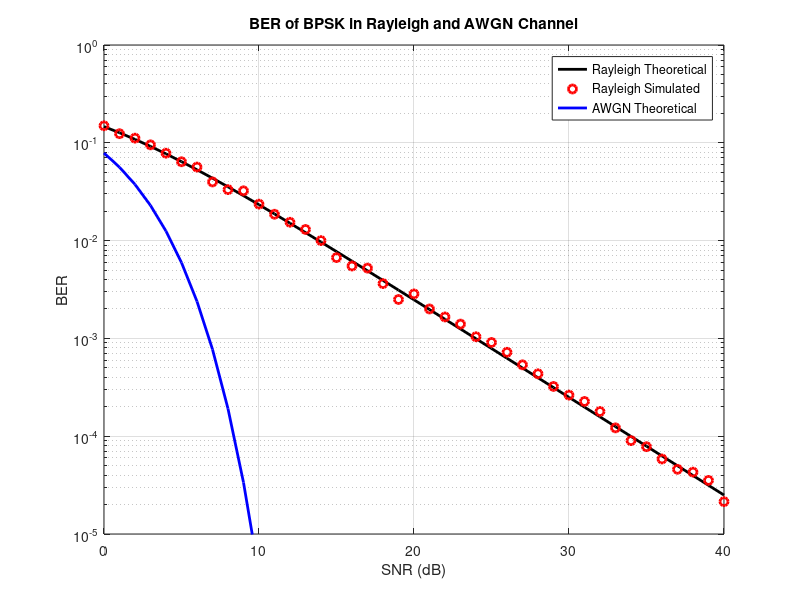

MATLAB code for this plot:
clc; clear; close all;

bit_count = 10000;              % số bit mô phỏng
SNR = 0:1:40;                   % dải SNR từ 0 → 40 dB
BER = zeros(1,length(SNR));     % mảng lưu BER mô phỏng

for aa = 1:length(SNR)
    T_Errors = 0;   % tổng số bit lỗi
    T_bits = 0;     % tổng số bit truyền
    
    while T_Errors < 100    % lặp cho tới khi đủ số lỗi
        % --- Tạo bit ngẫu nhiên ---
        uncoded_bits = round(rand(1, bit_count));
        
        % --- Điều chế BPSK ---
        tx = -2*(uncoded_bits - 0.5);  % 0→-1, 1→+1
        
        % --- Nhiễu AWGN ---
        N0 = 1/10^(SNR(aa)/10);
        
        % --- Kênh fading Rayleigh ---
        h = 1/sqrt(2) * (randn(1,length(tx)) + 1i*randn(1,length(tx)));
        noise = sqrt(N0/2) * (randn(1,length(tx)) + 1i*randn(1,length(tx)));
        
        % --- Tín hiệu nhận (qua kênh + nhiễu) ---
        rx = h .* tx + noise;
        
        % --- Cân bằng kênh ---
        rx = rx ./ h;
        
        % --- Giải điều chế ---
        rx2 = real(rx) < 0;   % quyết định bit (so sánh với 0)
        
        % --- Đếm lỗi ---
        diff = uncoded_bits - rx2;
        T_Errors = T_Errors + sum(abs(diff));
        T_bits   = T_bits + length(uncoded_bits);
    end
    
    % --- Tính BER ---
    BER(aa) = T_Errors / T_bits;
    disp(sprintf('SNR = %2d dB → BER = %.6f', SNR(aa), BER(aa)));
end

% --- BER lý thuyết ---
SNRLin = 10.^(SNR/10);

% Rayleigh lý thuyết
theoryBer = 0.5 .* (1 - sqrt(SNRLin ./ (SNRLin + 1)));

% AWGN lý thuyết
theoryBerAWGN = 0.5 .* erfc(sqrt(SNRLin));

% --- Vẽ ---
BER(BER==0) = 1e-6;
figure;
semilogy(SNR, theoryBer, 'k-', 'LineWidth', 2); hold on;
semilogy(SNR, BER, 'ro', 'LineWidth', 2);
semilogy(SNR, theoryBerAWGN, 'b-', 'LineWidth', 2);

xlabel('SNR (dB)');
ylabel('BER');
title('BER of BPSK in Rayleigh and AWGN Channel');
legend('Rayleigh Theoretical','Rayleigh Simulated','AWGN Theoretical');
axis([0 40 1e-5 1]);
grid on;
